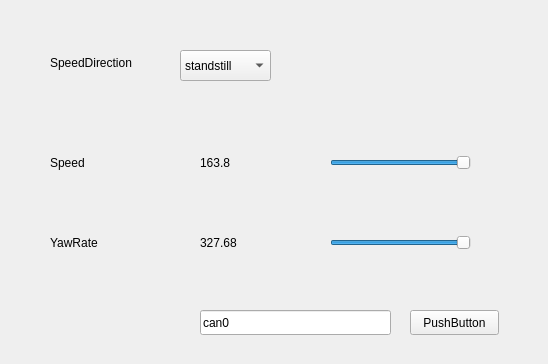
<?xml version="1.0" encoding="UTF-8"?>
<ui version="4.0">
 <class>MainWindow</class>
 <widget class="QMainWindow" name="MainWindow">
  <property name="geometry">
   <rect>
    <x>0</x>
    <y>0</y>
    <width>548</width>
    <height>364</height>
   </rect>
  </property>
  <property name="windowTitle">
   <string>MainWindow</string>
  </property>
  <widget class="QWidget" name="centralwidget">
   <widget class="QLabel" name="labelD">
    <property name="geometry">
     <rect>
      <x>50</x>
      <y>50</y>
      <width>140</width>
      <height>25</height>
     </rect>
    </property>
    <property name="text">
     <string>SpeedDirection</string>
    </property>
   </widget>
   <widget class="QComboBox" name="comboBox0">
    <property name="geometry">
     <rect>
      <x>180</x>
      <y>50</y>
      <width>91</width>
      <height>31</height>
     </rect>
    </property>
    <item>
     <property name="text">
      <string>standstill</string>
     </property>
    </item>
    <item>
     <property name="text">
      <string>forward</string>
     </property>
    </item>
    <item>
     <property name="text">
      <string>backward</string>
     </property>
    </item>
   </widget>
   <widget class="QLabel" name="labelS">
    <property name="geometry">
     <rect>
      <x>50</x>
      <y>150</y>
      <width>140</width>
      <height>25</height>
     </rect>
    </property>
    <property name="text">
     <string>Speed</string>
    </property>
   </widget>
   <widget class="QLabel" name="label0">
    <property name="geometry">
     <rect>
      <x>200</x>
      <y>150</y>
      <width>140</width>
      <height>25</height>
     </rect>
    </property>
    <property name="text">
     <string>163.8</string>
    </property>
   </widget>
   <widget class="QSlider" name="maxSlider0">
    <property name="geometry">
     <rect>
      <x>330</x>
      <y>150</y>
      <width>141</width>
      <height>25</height>
     </rect>
    </property>
    <property name="maximum">
     <number>8191</number>
    </property>
    <property name="value">
     <number>8191</number>
    </property>
    <property name="orientation">
     <enum>Qt::Horizontal</enum>
    </property>
   </widget>
   <widget class="QLineEdit" name="lineEdit">
    <property name="geometry">
     <rect>
      <x>200</x>
      <y>310</y>
      <width>191</width>
      <height>25</height>
     </rect>
    </property>
    <property name="text">
     <string>can0</string>
    </property>
    <property name="placeholderText">
     <string>can name</string>
    </property>
   </widget>
   <widget class="QPushButton" name="sendButton">
    <property name="geometry">
     <rect>
      <x>410</x>
      <y>310</y>
      <width>89</width>
      <height>25</height>
     </rect>
    </property>
    <property name="text">
     <string>PushButton</string>
    </property>
   </widget>
   <widget class="QSlider" name="maxSlider1">
    <property name="geometry">
     <rect>
      <x>330</x>
      <y>230</y>
      <width>141</width>
      <height>25</height>
     </rect>
    </property>
    <property name="maximum">
     <number>65535</number>
    </property>
    <property name="value">
     <number>65535</number>
    </property>
    <property name="orientation">
     <enum>Qt::Horizontal</enum>
    </property>
   </widget>
   <widget class="QLabel" name="label1">
    <property name="geometry">
     <rect>
      <x>200</x>
      <y>230</y>
      <width>140</width>
      <height>25</height>
     </rect>
    </property>
    <property name="text">
     <string>327.68</string>
    </property>
   </widget>
   <widget class="QLabel" name="labelY">
    <property name="geometry">
     <rect>
      <x>50</x>
      <y>230</y>
      <width>140</width>
      <height>25</height>
     </rect>
    </property>
    <property name="text">
     <string>YawRate</string>
    </property>
   </widget>
  </widget>
 </widget>
 <resources/>
 <connections/>
</ui>
